Frame 1 (no input): blank canvas, image omitted
Frame 60 (no input): blank canvas, image omitted
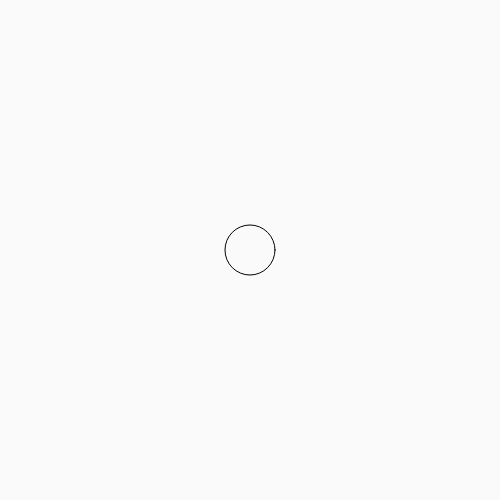
Frame 120 (the mouse pressed at the canvas centre since frame 60)

The p5.js sketch whose frames 1 and 60 were blank and that drew this single picture after the mouse press (run headless with seeded random() and noise() and a simulated clock; from frame 60 on, the mouse is pressed at the canvas centre):

// p5.js sketch
// ── sketch.js
function setup() {
  createCanvas(500,500);
}

function draw() {
  background(mouseX,mouseX,mouseY);
  fill(mouseY,mouseY,mouseX);
  ellipse(mouseX,mouseY,50,50);
  
}
